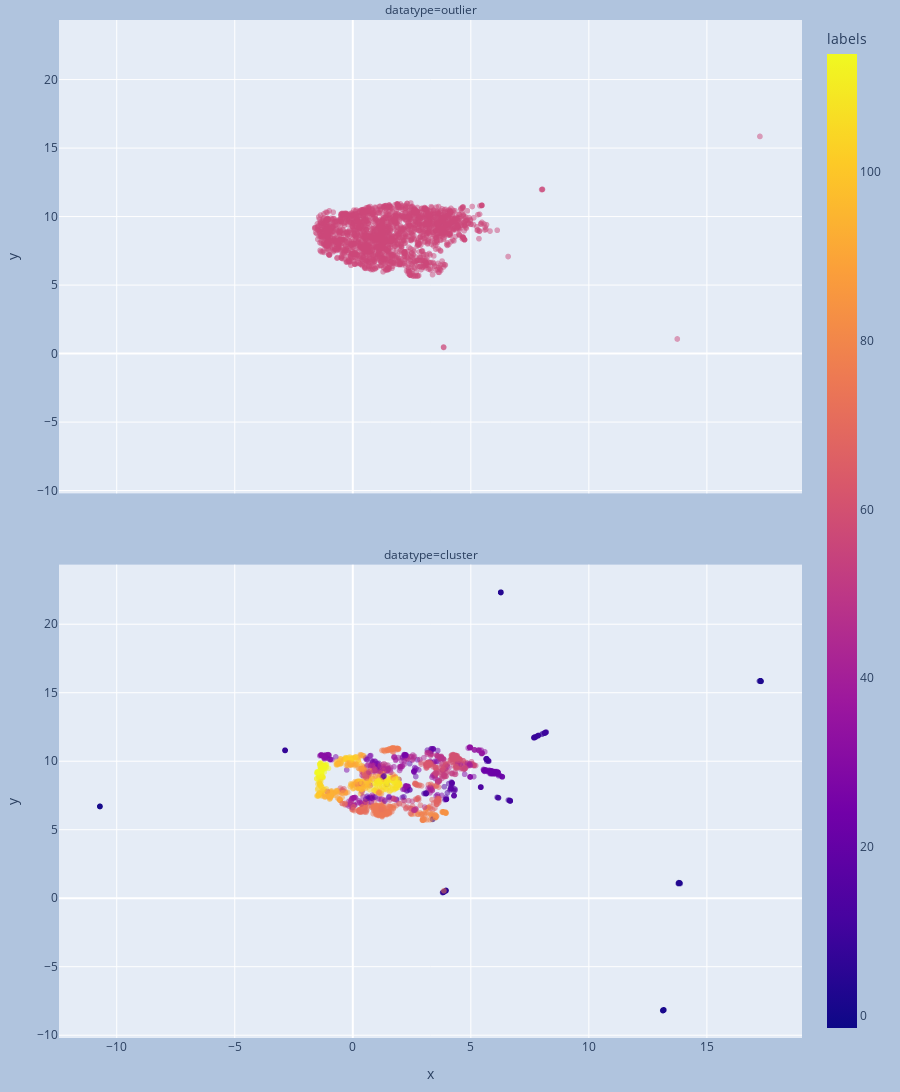

Notebook code cell kept with this figure:
### Code cell
result['datatype'] = "cluster"
result.loc[(result['labels'] == -1),'datatype'] = "outlier"

import plotly.express as px
#fig = px.scatter(x = outliers.x, y = outliers.y, size_max = 0.03, color_discrete_sequence=['rgba(50, 50, 50, 0.5)']) #color='#BDBDBD',  
#fig = px.scatter(x = clustered.x, y = clustered.y, size_max=0.06, hover_name = clustered.filetopics, color = clustered.labels) #color_discrete_sequence=['blue'])   #cmap='hsv_r',
fig = px.scatter(result, x = "x", y = "y", size_max = 0.05, hover_name = "filetopics", color = "labels", facet_col = "datatype", facet_col_wrap=1)
fig.update_layout(
    height = 1500,
    margin=dict(l=20, r=20, t=20, b=20),
    paper_bgcolor="LightSteelBlue",
)
fig.update_traces(opacity = 0.5)
fig.show()

### Figure 1 — Plotly figure (JSON) as saved in the notebook; plotly's stock layout.template omitted (floating-point values rounded to 4 significant figures; data arrays with more than 128 entries replaced by an {"elided": "..."} marker saying what was removed)
{"data": [{"hovertemplate": "<b>%{hovertext}</b><br><br>datatype=outlier<br>x=%{x}<br>y=%{y}<br>labels=%{marker.color}<extra></extra>", "hovertext": {"elided": "2082 str values"}, "legendgroup": "", "marker": {"color": {"elided": "2082 int values"}, "coloraxis": "coloraxis", "symbol": "circle"}, "mode": "markers", "name": "", "opacity": 0.5, "showlegend": false, "type": "scattergl", "x": {"elided": "2082 float values"}, "xaxis": "x2", "y": {"elided": "2082 float values"}, "yaxis": "y2"}, {"hovertemplate": "<b>%{hovertext}</b><br><br>datatype=cluster<br>x=%{x}<br>y=%{y}<br>labels=%{marker.color}<extra></extra>", "hovertext": {"elided": "1824 str values"}, "legendgroup": "", "marker": {"color": {"elided": "1824 int values"}, "coloraxis": "coloraxis", "symbol": "circle"}, "mode": "markers", "name": "", "opacity": 0.5, "showlegend": false, "type": "scattergl", "x": {"elided": "1824 float values"}, "xaxis": "x", "y": {"elided": "1824 float values"}, "yaxis": "y"}], "layout": {"annotations": [{"font": {}, "showarrow": false, "text": "datatype=cluster", "x": 0.5, "xanchor": "center", "xref": "paper", "y": 0.465, "yanchor": "bottom", "yref": "paper"}, {"font": {}, "showarrow": false, "text": "datatype=outlier", "x": 0.5, "xanchor": "center", "xref": "paper", "y": 1.0, "yanchor": "bottom", "yref": "paper"}], "coloraxis": {"colorbar": {"title": {"text": "labels"}}, "colorscale": [[0, "#0d0887"], [0.1111, "#46039f"], [0.2222, "#7201a8"], [0.3333, "#9c179e"], [0.4444, "#bd3786"], [0.5556, "#d8576b"], [0.6667, "#ed7953"], [0.7778, "#fb9f3a"], [0.8889, "#fdca26"], [1, "#f0f921"]]}, "height": 1500, "legend": {"tracegroupgap": 0}, "margin": {"b": 20, "l": 20, "r": 20, "t": 20}, "paper_bgcolor": "LightSteelBlue", "xaxis": {"anchor": "y", "domain": [0, 1], "title": {"text": "x"}}, "xaxis2": {"anchor": "y2", "domain": [0, 1], "matches": "x", "showticklabels": false}, "yaxis": {"anchor": "x", "domain": [0, 0.465], "title": {"text": "y"}}, "yaxis2": {"anchor": "x2", "domain": [0.535, 1.0], "matches": "y", "title": {"text": "y"}}}}
